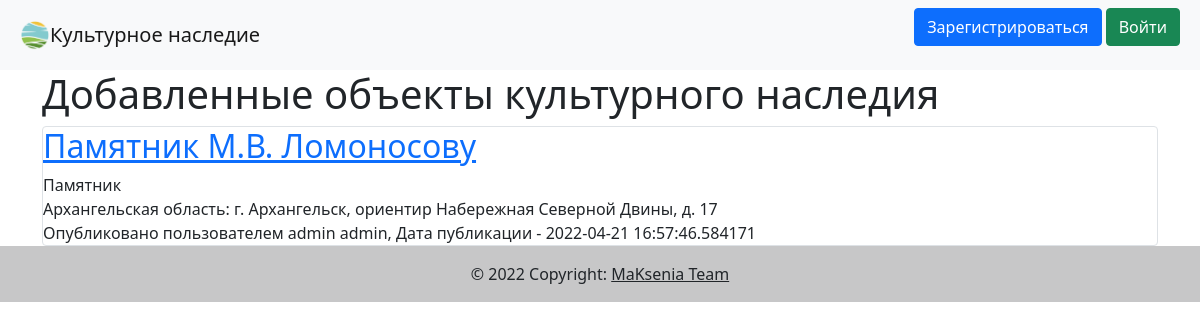
The page / on the database its author committed.
### data/objects.py (models this page shows)
class Object(SqlAlchemyBase):
    __tablename__ = 'objects'
    id = sqlalchemy.Column(sqlalchemy.Integer,
                           primary_key=True, autoincrement=True)
    object = sqlalchemy.Column(sqlalchemy.String, nullable=True)
    registry_number = sqlalchemy.Column(sqlalchemy.Integer, nullable=True)
    address = sqlalchemy.Column(sqlalchemy.String, nullable=True)
    longitude = sqlalchemy.Column(sqlalchemy.String, nullable=True)
    latitude = sqlalchemy.Column(sqlalchemy.String, nullable=True)
    region = sqlalchemy.Column(sqlalchemy.String, nullable=True)
    category_of_significance = sqlalchemy.Column(sqlalchemy.String, nullable=True)
    type_of_object = sqlalchemy.Column(sqlalchemy.String, nullable=True)
    is_unesco = sqlalchemy.Column(sqlalchemy.Boolean, default=False)
    picture_src = sqlalchemy.Column(sqlalchemy.String, nullable=True)
    created_date = sqlalchemy.Column(sqlalchemy.DateTime,
                                     default=datetime.datetime.now)
    creator_id = sqlalchemy.Column(sqlalchemy.Integer,
                                   sqlalchemy.ForeignKey("users.id"))
    creator = orm.relation('User')
    comments = orm.relation("Comment", back_populates='object', cascade='all, delete')

### data/users.py (models this page shows, shortened)
class User(SqlAlchemyBase, UserMixin):
    __tablename__ = 'users'
    id = sqlalchemy.Column(sqlalchemy.Integer,
                           primary_key=True, autoincrement=True)
    first_name = sqlalchemy.Column(sqlalchemy.String, nullable=True)
    surname = sqlalchemy.Column(sqlalchemy.String, nullable=True)
    email = sqlalchemy.Column(sqlalchemy.String,
                              index=True, unique=True, nullable=True)
    hashed_password = sqlalchemy.Column(sqlalchemy.String, nullable=True)
    is_admin = sqlalchemy.Column(sqlalchemy.Boolean, default=False)
    objects = orm.relation("Object", back_populates='creator')
    comments = orm.relation("Comment", back_populates='user')

### main.py (the view)
@app.route('/index')
@app.route("/")
def index():
    db_sess = db_session.create_session()
    request = db_sess.query(Object).all()
    return render_template("index.html", objects=request, title='Объекты культурного наследия')

### data/db_session.py (called while the page is built)
def create_session() -> Session:
    global __factory
    return __factory()

### templates/index.html (shortened to what this page needs)
{% extends "base.html" %}
{% block content %}
<h1>Добавленные объекты культурного наследия</h1>
{% for item in objects %}
<div class="col-md6 border rounded">
    <a href="object/{{item.id}}"><h2>{{item.object}}</h2></a>
    <div>
        {{item.type_of_object}}<br>
        {{item.region}}: {{item.address}}
    </div>
    <div>
        Опубликовано пользователем {{item.creator.first_name}} {{item.creator.surname}}, Дата публикации - {{item.created_date}}
    </div>
</div>
{% endfor %}
{% endblock %}

### templates/base.html (shortened to what this page needs)
<!doctype html>
<html lang="en">
<head>
    <link rel="stylesheet" href="https://cdn.jsdelivr.net/npm/bootstrap@5.1.3/dist/css/bootstrap.min.css">
</head>
<body>
<header>
    <nav class="navbar navbar-light bg-light">
        <a class="navbar-brand" href="http://127.0.0.1:8080" style="margin-right: 20px; margin-left: 20px;"><img src="{{ url_for('static', filename='logo.png') }}" width="30" height="30" class="d-inline-block align-top" alt="">Культурное наследие</a>
        {% if current_user.is_authenticated %}
        <a class="navbar-brand" href="/logout">{{ current_user.first_name }} {{ current_user.surname }}</a>
        {% else %}
        <p>
            <a class="btn btn-primary " href="/register" >Зарегистрироваться</a>
            <a class="btn btn-success" href="/login" style="margin-right: 20px;">Войти</a>
        </p>
        {% endif %}
    </nav>
</header>
<main role="main" class="container">
    {% block content %}{% endblock %}
</main>
</body>
<footer class="bg-light text-center text-lg-start">
    <div class="text-center p-3" style="background-color: rgba(0, 0, 0, 0.2);">
    © 2022 Copyright:
    <a class="text-dark">MaKsenia Team</a>
    </div>
</footer>
</html>

### rows shown on the page
Object: object "Памятник М.В. Ломоносову", type_of_object "Памятник", region "Архангельская область", address "г. Архангельск, ориентир Набережная Северной Двины, д. 17", creator.first_name "admin", creator.surname "admin", created_date "2022-04-21 16:57:46.584171"
